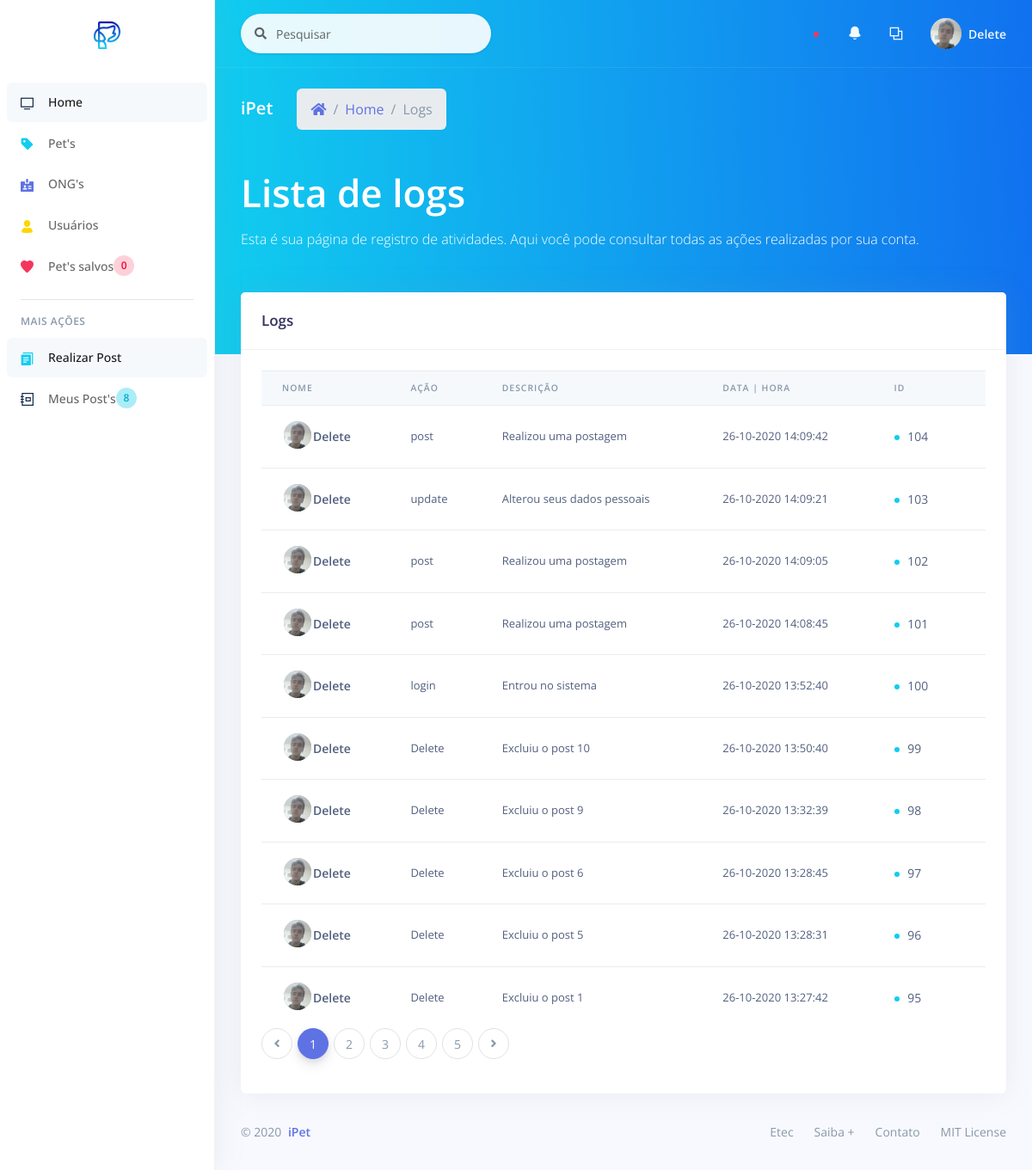
The page /_site/_user/list/list_log.php (signed in) on the database as committed earlier.
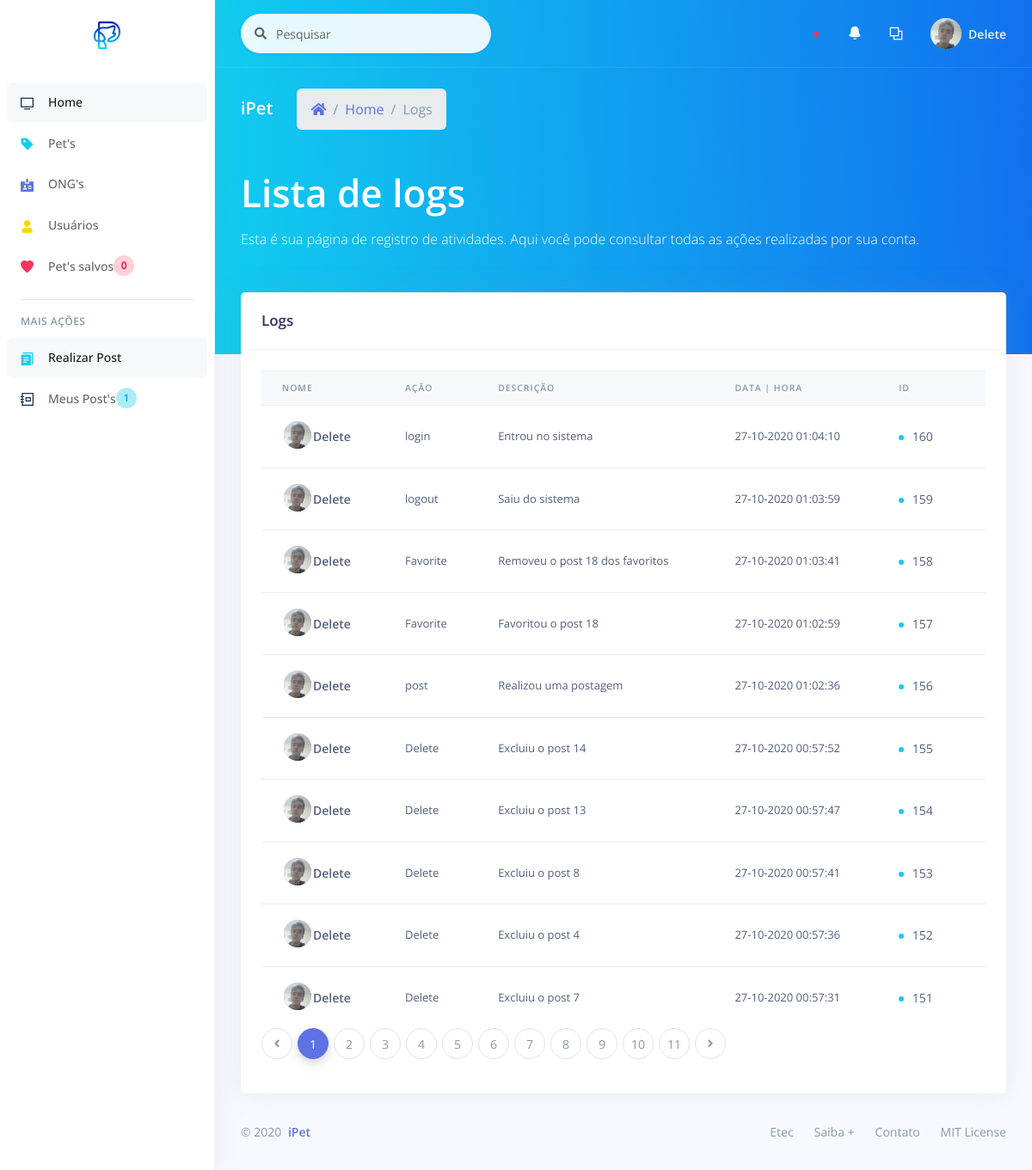
The same page on the database as committed later.
### tables this page shows
CREATE TABLE `log` (
  `id_log` int(11) NOT NULL,
  `description` varchar(200) NOT NULL,
  `action` varchar(50) NOT NULL,
  `user_id` int(11) NOT NULL,
  `user_name` varchar(200) NOT NULL,
  `user_doc` varchar(11) NOT NULL,
  `created_at` varchar(50) NOT NULL
);

### _site/_user/list/list_log.php (the view, shortened to what the changed rows need)
<?php
include_once('../../controller/connect.php');
?>
<!DOCTYPE html>
<html>
<head>
  <?php
    include_once "../../assets/components/styles.php";
  ?>
</head>
<body>
  <?php
    include_once "../components/sidenav.php";
  ?>
  <div class="main-content" id="panel">
    <div class="header bg-gradient-info pb-6">
      <div class="container-fluid">
        <div class="header-body">
          <div class="row">
            <div class="col">
            <h1 class="display-2 text-white">Lista de logs</h1>
            </div>
          </div>
        </div>
      </div>
    </div>
    <div class="container-fluid mt--6">
      <div class="row">
        <div class="col-xl-12 order-xl-1">
          <div class="card">
            <div class="card-body">
              <div class="table-responsive">
                <div>
                <?php
                  $num_page_itens = 10;
                  $page = (isset($_GET['page']))? $_GET['page'] : 1;
                  $id = $_SESSION['user_id'];
                  $sql_num_log = "SELECT * FROM log WHERE user_id = '$id'";
                  $res_num_log = mysqli_query($con, $sql_num_log);
                  $init = ($num_page_itens*$page)-$num_page_itens;
                  $sql_log = "SELECT * FROM log WHERE user_id = '$id' ORDER BY id_log DESC LIMIT $init, $num_page_itens";
                  $res_log = mysqli_query($con, $sql_log);
                  $array_log = mysqli_fetch_assoc($res_log);
                  $quanty_logs = mysqli_num_rows($res_num_log);
                  $num_pages = ceil($quanty_logs/$num_page_itens);
                  $profile_image =  $_SESSION['profile_image'];
                ?>
                  <table class="table align-items-center">
                    <thead class="thead-light">
                      <tr>
                        <th scope="col" class="sort" data-sort="name">Nome</th>
                        <th scope="col" class="sort" data-sort="budget">Ação</th>
                        <th scope="col" class="sort" data-sort="status">Descrição</th>
                        <th scope="col" class="sort" data-sort="completion">Data | Hora</th>
                        <th scope="col">ID</th>
                      </tr>
                    </thead>
                    <tbody class="list">
                    <?php
                    do{
                    ?>
                    <tr>
                      <th scope="row">
                        <div class="media align-items-center">
                          <div class="avatar-group">
                            <a href="#" class="avatar avatar-sm rounded-circle" data-toggle="tooltip" data-original-title="<?= $array_log['user_name']; ?>">
                              <img alt="Image placeholder" src="<?= PUBLICO . 'img/users/' . $profile_image; ?>">
                            </a>
                          </div>
                          <div class="media-body">
                            <span class="name mb-0 text-sm"><?= $array_log['user_name']; ?></span>
                          </div>
                        </div>
                      </th>
                      <td class="budget">
                      <?= $array_log['action']; ?>
                      </td>
                      <td>
                      <?= $array_log['description']; ?>
                      </td>
                      <td>
                      <?= $array_log['created_at']; ?>
                      </td>
                      <td>
                        <span class="badge badge-dot mr-4">
                          <i class="bg-info"></i>
                          <span class="status"><?= $array_log['id_log']; ?></span>
                        </span>
                      </td>
                    </tr>
                    <?php
                    } while($array_log = mysqli_fetch_assoc($res_log));
                    ?>
                    </tbody>
                  </table>
                </div>
              </div>
              <nav aria-label="...">
                    <ul class="pagination">
                      <?php
                        for($i=1;$i<$num_pages+1;$i++){
                          $current = "";
                          if($page == $i){
                            $current = "active";
                          }
                      ?>
                      <li class="page-item <?= $current; ?>"><a class="page-link" href="list_log.php?page=<?= $i; ?>"><?= $i; ?></a></li>
                      <?php }?>
                    </ul>
              </nav>
            </div>
          </div>
        </div>
      </div>
    </div>
  </div>
</body>
</html>

### _site/_user/components/sidenav.php (shortened to what the changed rows need)
<nav class="sidenav navbar navbar-vertical  fixed-left  navbar-expand-xs navbar-light bg-white" id="sidenav-main">
  <div class="scrollbar-inner">
    <div class="navbar-inner">
    <?php
    $id = $_SESSION['user_id'];
    ?>
      <div class="collapse navbar-collapse" id="sidenav-collapse-main">
        <ul class="navbar-nav">
          <li class="nav-item">
          <?php
          $sql_count_post = "SELECT * FROM post WHERE id_author = '$id'";
          $res_count_post = mysqli_query($con, $sql_count_post);
          $count_post = mysqli_num_rows($res_count_post);
          ?>
            <a class="nav-link" href="<?= BASE . '_site/_user/list/list_posts.php';?>">
              <i class="ni ni-collection text-default"></i>
              <span class="nav-link-text">Meus Post's</span>
              <span class="badge badge-md badge-circle badge-floating badge-info border-white"><?= $count_post;?></span>
            </a>
          </li>
        </ul>
      </div>
    </div>
  </div>
</nav>

Rows that differ between the two databases and show on the page:
no longer on this page (row unchanged): log: user_name "Delete", action "post", description "Realizou uma postagem", created_at "26-10-2020 14:09:42", id_log "104"
no longer on this page (row unchanged): log: user_name "Delete", action "update", description "Alterou seus dados pessoais", created_at "26-10-2020 14:09:21", id_log "103"
no longer on this page (row unchanged): log: user_name "Delete", action "post", description "Realizou uma postagem", created_at "26-10-2020 14:09:05", id_log "102"
no longer on this page (row unchanged): log: user_name "Delete", action "post", description "Realizou uma postagem", created_at "26-10-2020 14:08:45", id_log "101"
no longer on this page (row unchanged): log: user_name "Delete", action "login", description "Entrou no sistema", created_at "26-10-2020 13:52:40", id_log "100"
no longer on this page (row unchanged): log: user_name "Delete", action "Delete", description "Excluiu o post 10", created_at "26-10-2020 13:50:40", id_log "99"
no longer on this page (row unchanged): log: user_name "Delete", action "Delete", description "Excluiu o post 9", created_at "26-10-2020 13:32:39", id_log "98"
no longer on this page (row unchanged): log: user_name "Delete", action "Delete", description "Excluiu o post 6", created_at "26-10-2020 13:28:45", id_log "97"
no longer on this page (row unchanged): log: user_name "Delete", action "Delete", description "Excluiu o post 5", created_at "26-10-2020 13:28:31", id_log "96"
no longer on this page (row unchanged): log: user_name "Delete", action "Delete", description "Excluiu o post 1", created_at "26-10-2020 13:27:42", id_log "95"
added log: user_name "Delete", action "login", description "Entrou no sistema", created_at "27-10-2020 01:04:10", id_log "160"
added log: user_name "Delete", action "logout", description "Saiu do sistema", created_at "27-10-2020 01:03:59", id_log "159"
added log: user_name "Delete", action "Favorite", description "Removeu o post 18 dos favoritos", created_at "27-10-2020 01:03:41", id_log "158"
added log: user_name "Delete", action "Favorite", description "Favoritou o post 18", created_at "27-10-2020 01:02:59", id_log "157"
added log: user_name "Delete", action "post", description "Realizou uma postagem", created_at "27-10-2020 01:02:36", id_log "156"
added log: user_name "Delete", action "Delete", description "Excluiu o post 14", created_at "27-10-2020 00:57:52", id_log "155"
added log: user_name "Delete", action "Delete", description "Excluiu o post 13", created_at "27-10-2020 00:57:47", id_log "154"
added log: user_name "Delete", action "Delete", description "Excluiu o post 8", created_at "27-10-2020 00:57:41", id_log "153"
added log: user_name "Delete", action "Delete", description "Excluiu o post 4", created_at "27-10-2020 00:57:36", id_log "152"
added log: user_name "Delete", action "Delete", description "Excluiu o post 7", created_at "27-10-2020 00:57:31", id_log "151"
Other text that changed with them:
$count_post: "8" → "1"
new list line: "6"
new list line: "7"
new list line: "8"
new list line: "9"
new list line: "10"
new list line: "11"
